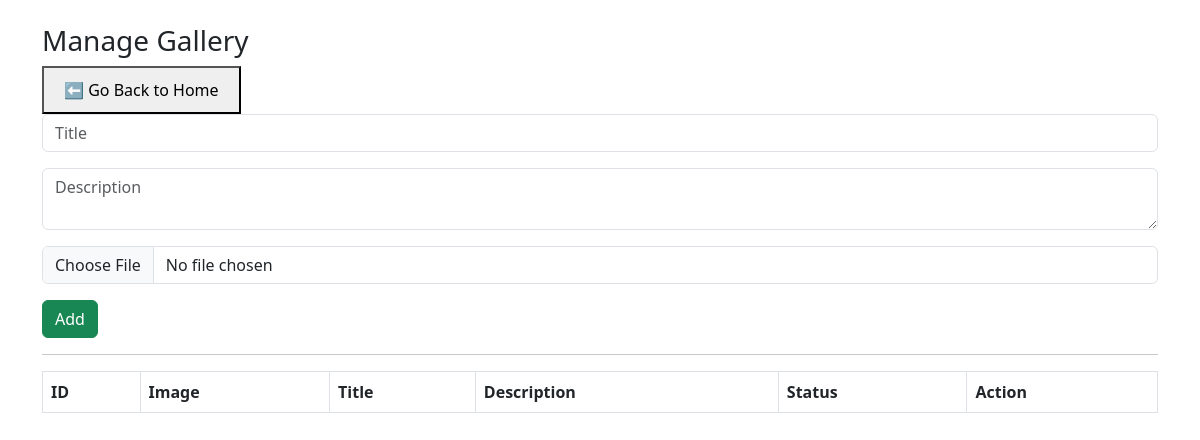
Page /manage_gallery.php on the earlier database version.
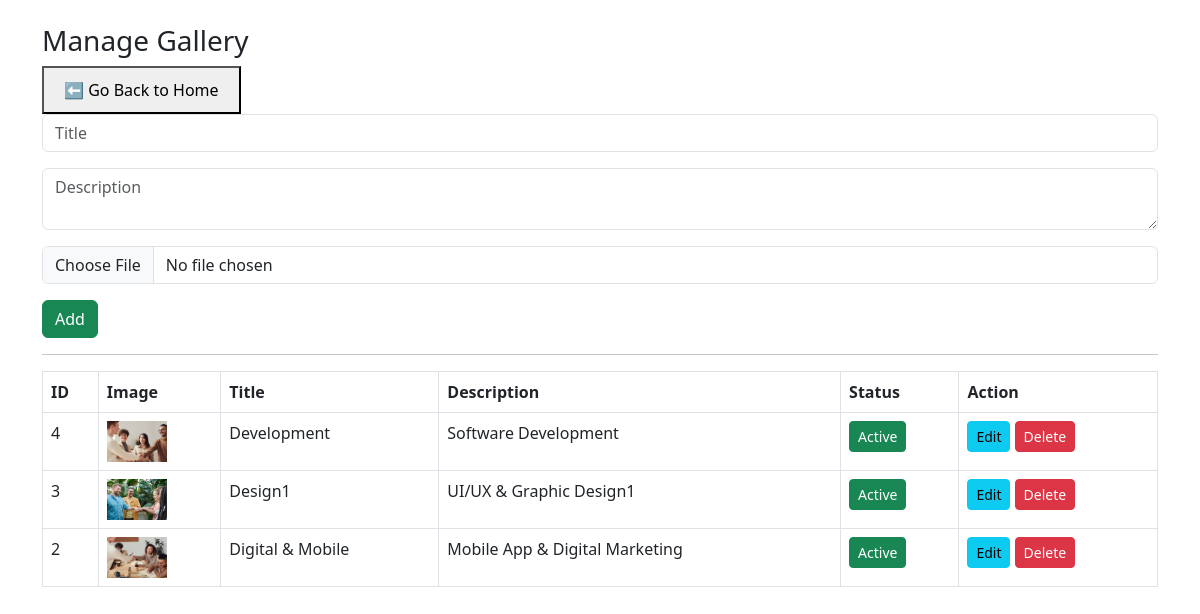
Same page on the later database version.
### tables this page shows
CREATE TABLE `gallery` (
  `id` int(11) NOT NULL,
  `title` varchar(200) DEFAULT NULL,
  `description` text DEFAULT NULL,
  `image` varchar(200) DEFAULT NULL,
  `status` tinyint(4) DEFAULT 1
);

### manage_gallery.php (the view, shortened to what this page needs)
<?php
$dbcon = new DBConn('web');
$conn = $dbcon->conn;
$editData = null;
?>
<!DOCTYPE html>
<html>
<head>
<link rel="stylesheet" href="https://cdn.jsdelivr.net/npm/bootstrap@5.3.0/dist/css/bootstrap.min.css">
</head>
<body>
<div class="container mt-4">
<h3>Manage Gallery</h3>
<a href="admin_menu.php">
    <button type="button" style="padding:10px 20px; cursor:pointer;">
        ⬅ Go Back to Home
    </button>
</a>
<form method="post" enctype="multipart/form-data">
<div class="mb-3">
<input type="text" name="title" class="form-control" placeholder="Title" required
value="<?php echo $editData['title'] ?? ''; ?>">
</div>
<div class="mb-3">
<textarea name="description" class="form-control" placeholder="Description" required><?php echo $editData['description'] ?? ''; ?></textarea>
</div>
<div class="mb-3">
<input type="file" name="image" class="form-control" <?php if(!$editData) echo "required"; ?>>
</div>
<button type="submit" name="<?php echo $editData?'update':'add'; ?>" class="btn btn-success">
<?php echo $editData?'Update':'Add'; ?>
</button>
</form>
<hr>
<table class="table table-bordered">
<tr>
<th>ID</th>
<th>Image</th>
<th>Title</th>
<th>Description</th>
<th>Status</th>
<th>Action</th>
</tr>
<?php
$q = mysqli_query($conn,"SELECT * FROM gallery ORDER BY id DESC");
while($row = mysqli_fetch_assoc($q)){
?>
<tr>
<td><?php echo $row['id']; ?></td>
<td><img src="assets/images/<?php echo $row['image']; ?>" width="60"></td>
<td><?php echo $row['title']; ?></td>
<td><?php echo $row['description']; ?></td>
<td>
<?php if($row['status']==1){ ?>
<a href="?id=<?php echo $row['id']; ?>&status=0" class="btn btn-success btn-sm">Active</a>
<?php } else { ?>
<a href="?id=<?php echo $row['id']; ?>&status=1" class="btn btn-warning btn-sm">Inactive</a>
<?php } ?>
</td>
<td>
<a href="?edit=<?php echo $row['id']; ?>" class="btn btn-info btn-sm">Edit</a>
<a href="?delete=<?php echo $row['id']; ?>" class="btn btn-danger btn-sm" onclick="return confirm('Delete this?')">Delete</a>
</td>
</tr>
<?php } ?>
</table>
</div>
</body>
</html>

Differences in the rows shown:
added gallery: id "4", image (picture), title "Development", description "Software Development"
added gallery: id "3", image (picture), title "Design1", description "UI/UX & Graphic Design1"
added gallery: id "2", image (picture), title "Digital & Mobile", description "Mobile App & Digital Marketing"
